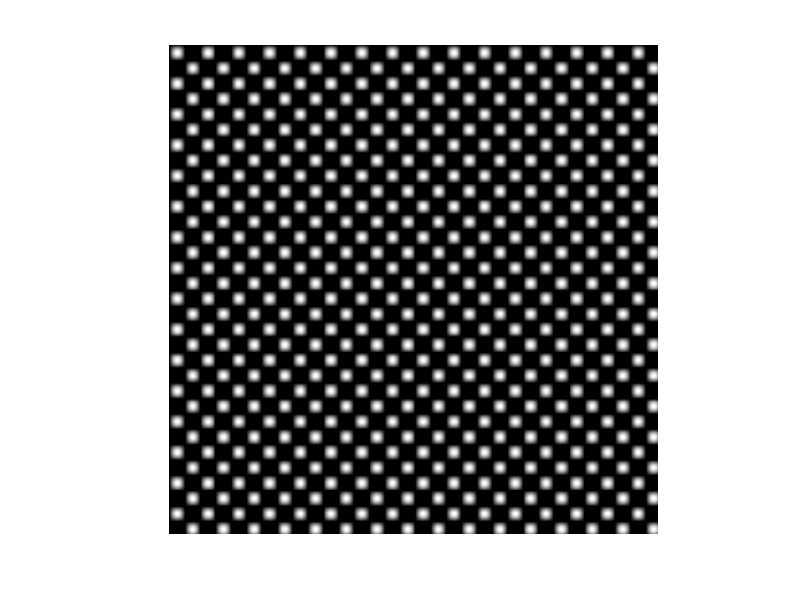

Source code (MATLAB):
% N=256;
% 
% im = ones(N, N);
% for i = 1:1:N
%     for j = 1:1:N
%         im(i,j) = sin(i);
%     end
% end
% 
% im1 = ones(N, N);
% for i = 1:1:N
%     for j = 1:1:N
%         im1(i,j) = sin(j);
%     end
% end
% 
% im = im + im1;
% 
% 
% imshow(im);

N=1000;
r=0:N - 1;
c=0:N - 1;
[C, R] = meshgrid(c,r);
im = ones(N, N);
im = sin(C*1/10) .* sin(R*1/10);

imshow(im);